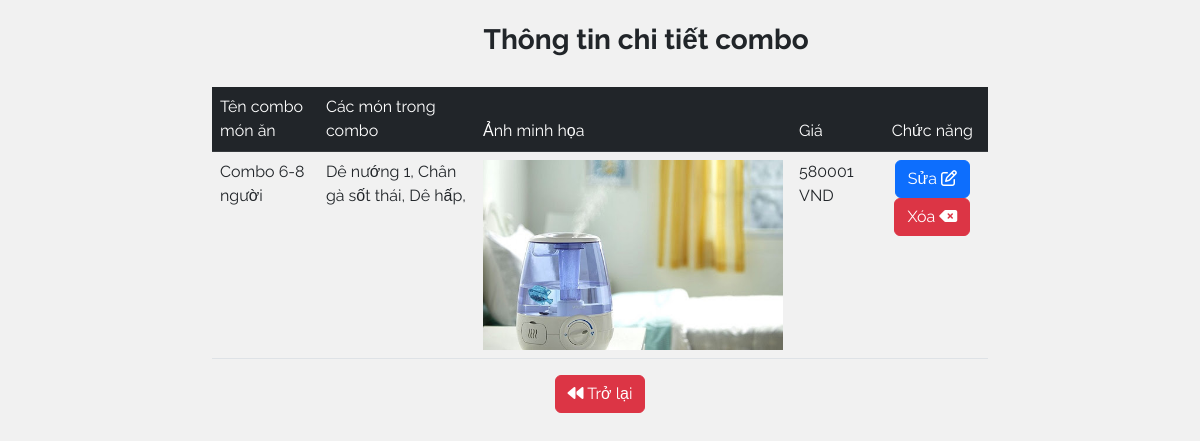
Screenshot of /chitietcombo.php?id=16 with the database file from the repository.
### tables this page shows
CREATE TABLE `combo` (
  `maCombo` int(10) NOT NULL,
  `tenCombo` varchar(30) NOT NULL,
  `gomMon` varchar(50) NOT NULL,
  `anh` varchar(40) NOT NULL,
  `GiaCB` int(11) NOT NULL
);

### chitietcombo.php (the view, shortened to what this page needs)
<!DOCTYPE html>
<html lang="en">
<head>
    <link href="https://cdn.jsdelivr.net/npm/bootstrap@5.2.3/dist/css/bootstrap.min.css" rel="stylesheet">
        <link href="css/all.min.css" rel="stylesheet">
		<link href="css/bootstrap.min.css" rel="stylesheet">
		<link href="css/main.css" rel="stylesheet">
</head>
<body style="background-color: #f1f1f1;">
    <div  class=" container  col-xl-8 offed-2">
    <?php
        include("connectDataBase.php");
        $id=$_GET['id'];
        $sql="SELECT * from combo where maCombo=$id";
        $rs=mysqli_query($con,$sql);
        $row=mysqli_fetch_assoc($rs);
        $ds_id_mon=explode(" ",$row['gomMon']);
        $ds_ten_mon=" ";
        for($i=1;$i<count($ds_id_mon);$i++){
            if($ds_id_mon[$i]==null){
                continue;
            }
            else{
                $x=$ds_id_mon[$i];
                $sql_tenmon="SELECT tenMon from monan where ID=$x";
                $rs_mon=mysqli_query($con,$sql_tenmon);
                if($rs_mon){
                    $row_mon=mysqli_fetch_assoc($rs_mon);
                    $ds_ten_mon.=($row_mon['tenMon'].", ");
                }
            }
        }
    ?>
    <?php
        $screen = 4;
    ?>
    <h3 class="contarner fw-bold " style="margin-left: 35%; margin-top:3% ">Thông tin chi tiết combo</h3>
    <table class="table" style="margin-top: 30px;">
        <thead class="table-dark">
            <tr>
                <td>Tên combo món ăn</td>
                <td>Các món trong combo</td>
                <td>Ảnh minh họa</td>
                <td>Giá</td>
                <td colspan="2" class="text-center">Chức năng</td>
            </tr>
        </thead>
        <tbody>
            <tr>
                <td><?=$row['tenCombo']?></td>
                <td><?=$ds_ten_mon?></td>
                <td><img src="user/image/<?=$row['anh']?>" width="300px"></td>
                <td><?=$row['GiaCB']?> VND</td>
                <td colspan="2" class="text-center"><a href="editcombo1.php?id=<?=$row['maCombo']?>"><button class="btn btn-primary">Sửa <i class="fa-regular fa-pen-to-square"></i></button></a> <a href="deletecombo.php?id=<?=$row['maCombo']?>"><button class="btn btn-danger">Xóa <i class="fa-solid fa-delete-left"></i></button></a></td>
            </tr>
        </tbody>
    </table>
    </div>
    <div class="text-center">
        <a href="trangchuAdmin1.php?id=<?=$screen?>"><button class="btn btn-danger"><i class="fa-solid fa-backward"></i> Trở lại</button></a>
    </div>
</body>
</html>

### css/main.css (style rules this page uses)
body { font-family: 'Raleway', sans-serif; }

### rows the page displays
combo: tenCombo "Combo 6-8 người", anh (picture), GiaCB "580001"

### other values shown
$ds_ten_mon "Dê nướng 1, Chân gà sốt thái, Dê hấp,"
